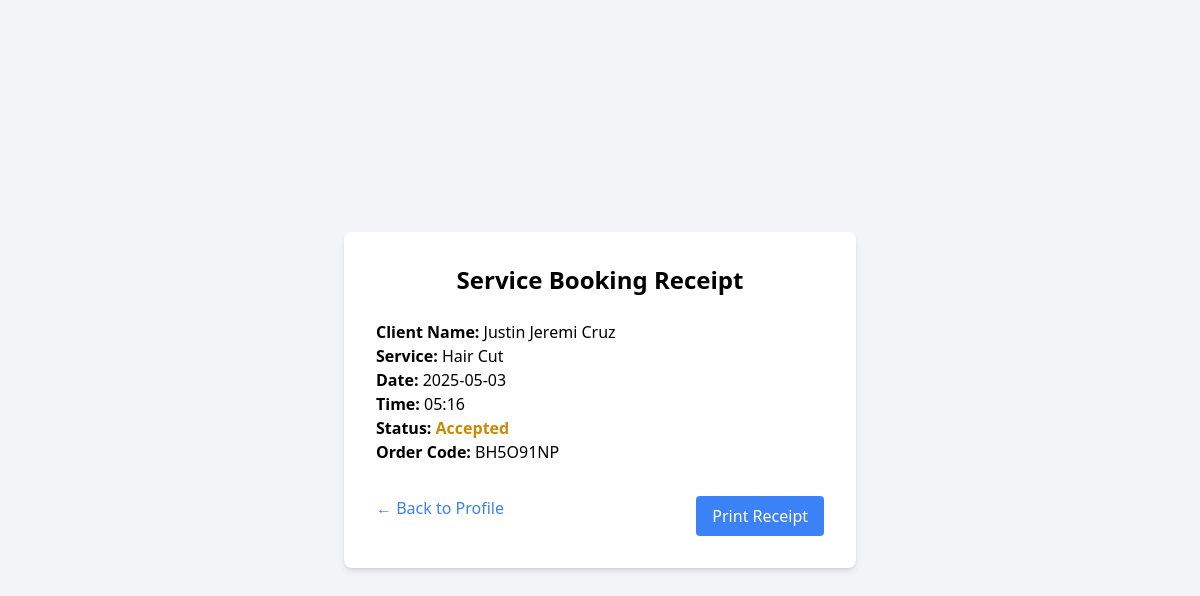
The page /receipt/BH5O91NP (signed in) on the database its author committed.
### app/models.py (models this page shows, shortened)
class User(UserMixin, db.Model):
    __tablename__ = 'user'
    __table_args__ = {'extend_existing': True}
    id = db.Column(db.Integer, primary_key=True)
    full_name = db.Column(db.String(150), nullable=False)
    birthdate = db.Column(db.String(20), nullable=True)
    age = db.Column(db.Integer, nullable=True)
    address = db.Column(db.String(200), nullable=True)
    contact = db.Column(db.String(50), nullable=True)
    email = db.Column(db.String(100), unique=True, nullable=False)
    password = db.Column(db.String(255), nullable=False)
    role = db.Column(db.String(50))  # e.g. "Barber", "Receptionist"
    is_admin = db.Column(db.Boolean, default=False)
    bookings = db.relationship(
        'Booking',
        back_populates='user',
        foreign_keys='Booking.user_id',
        lazy=True
    )
    assigned_bookings = db.relationship(
        'Booking',
        back_populates='barber',
        foreign_keys='Booking.barber_id',
        lazy=True
    )

class Booking(db.Model):
    id = db.Column(db.Integer, primary_key=True)
    user_id = db.Column(db.Integer, db.ForeignKey('user.id'), nullable=False)  # Client
    service = db.Column(db.String(100))
    date = db.Column(db.String(20))
    time = db.Column(db.String(20))
    order_code = db.Column(db.String(10), unique=True)
    status = db.Column(db.String(20), default='pending')
    timestamp = db.Column(db.DateTime, default=datetime.utcnow)
    payment_status = db.Column(db.String(20), default='unpaid')
    price = db.Column(db.Float, nullable=True)
    barber_id = db.Column(db.Integer, db.ForeignKey('user.id'), nullable=True)
    user = db.relationship(
        'User',
        back_populates='bookings',
        foreign_keys=[user_id]
    )
    barber = db.relationship(
        'User',
        back_populates='assigned_bookings',
        foreign_keys=[barber_id]
    )

### app/routes.py (the view)
@main.route('/receipt/<order_code>')
@login_required
def receipt(order_code):
    order = Order.query.filter_by(order_code=order_code).first()
    if order:
        return render_template('receipt.html', order=order, order_code=order_code)
    booking = Booking.query.filter_by(order_code=order_code).first_or_404()
    return render_template('service_receipt.html', order=booking, order_code=order_code)

### app/routes.py (called while the page is built)
@login_manager.user_loader
def load_user(user_id):
    return User.query.get(int(user_id))

### app/templates/service_receipt.html (shortened to what this page needs)
<!DOCTYPE html>
<html lang="en">
<head>
  <script src="https://cdn.tailwindcss.com"></script>
</head>
<body class="bg-gray-100 py-10 px-6 flex justify-center items-center min-h-screen">
  <div class="bg-white p-8 rounded-lg shadow-md w-full max-w-lg">
    <h1 class="text-2xl font-bold mb-6 text-center">Service Booking Receipt</h1>
    <div class="mb-4">
      <p><strong>Client Name:</strong> {{ order.user.full_name }}</p>
      <p><strong>Service:</strong> {{ order.service }}</p>
      <p><strong>Date:</strong> {{ order.date }}</p>
      <p><strong>Time:</strong> {{ order.time }}</p>
      <p><strong>Status:</strong>
        <span class="font-semibold {% if order.status == 'paid' %}text-green-600{% else %}text-yellow-600{% endif %}">
          {{ order.status|capitalize }}
        </span>
      </p>
      <p><strong>Order Code:</strong> {{ order.order_code }}</p>
    </div>
    <div class="flex justify-between mt-8">
      <a href="{{ url_for('main.profile') }}" class="text-blue-500 hover:underline">← Back to Profile</a>
      <button onclick="window.print()" class="bg-blue-500 text-white px-4 py-2 rounded hover:bg-blue-600">
        Print Receipt
      </button>
    </div>
  </div>
</body>
</html>

### rows shown on the page
User: user.full_name "Justin Jeremi Cruz"
Booking: service "Hair Cut", date "2025-05-03", time "05:16", status "Accepted", order_code "BH5O91NP"
